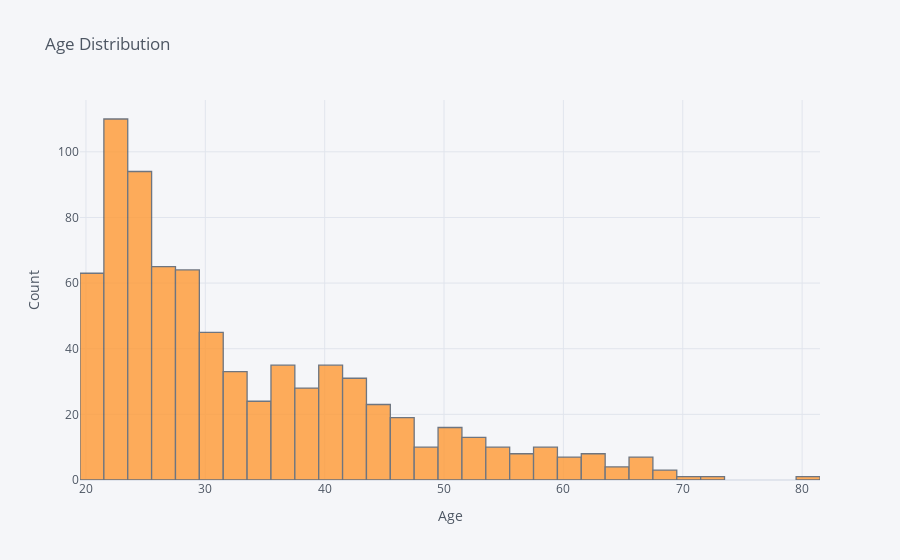

Notebook cell for this chart:
### Code cell
df['Age'].iplot(kind = 'hist', xTitle = 'Age', yTitle = 'Count', title = 'Age Distribution')

### Figure 1 — Plotly figure (JSON) as saved in the notebook; plotly's stock layout.template omitted (floating-point values rounded to 4 significant figures; data arrays with more than 128 entries replaced by an {"elided": "..."} marker saying what was removed)
{"data": [{"histfunc": "count", "histnorm": "", "marker": {"color": "rgba(255, 153, 51, 1.0)", "line": {"color": "#4D5663", "width": 1.3}}, "name": "Age", "opacity": 0.8, "orientation": "v", "type": "histogram", "x": {"elided": "768 int values"}}], "layout": {"barmode": "overlay", "legend": {"bgcolor": "#F5F6F9", "font": {"color": "#4D5663"}}, "paper_bgcolor": "#F5F6F9", "plot_bgcolor": "#F5F6F9", "title": {"font": {"color": "#4D5663"}, "text": "Age Distribution"}, "xaxis": {"gridcolor": "#E1E5ED", "showgrid": true, "tickfont": {"color": "#4D5663"}, "title": {"font": {"color": "#4D5663"}, "text": "Age"}, "zerolinecolor": "#E1E5ED"}, "yaxis": {"gridcolor": "#E1E5ED", "showgrid": true, "tickfont": {"color": "#4D5663"}, "title": {"font": {"color": "#4D5663"}, "text": "Count"}, "zerolinecolor": "#E1E5ED"}}}
